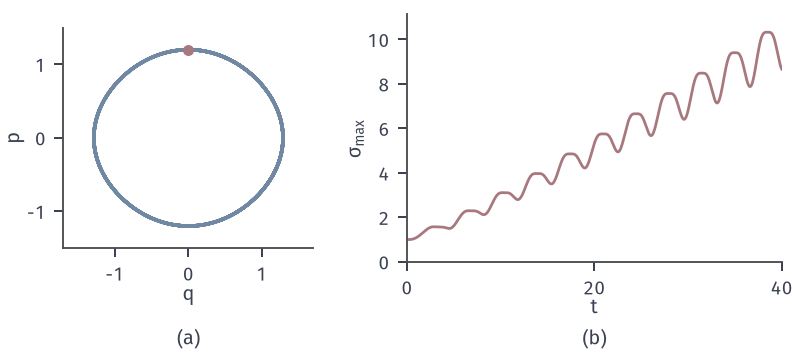

Recreate this plot in Python.
from pathlib import Path
import sys
sys.path.insert(0, str(Path(__file__).resolve().parents[1]/"odesens-common"))
from common import *
HERE = Path(__file__).resolve().parent
# 目标：无阻尼摆 q'=p, p'=-sin q，沿周期轨道的初值 Jacobian 最大奇异值随 t 增长，轨迹却有界。
fig, axes = figure(width_mm=112, height_mm=50, ncols=2, gridspec_kw={'width_ratios': [1, 1.5]})
panel(fig, .08, .985, .96, .26, .3)
def F(t, z):
    q, p, a, b, c, d = z
    return np.array([p, -np.sin(q), c, d, -np.cos(q)*a, -np.cos(q)*b])
ts = np.linspace(0, 40, 8001); Z = rk4(F, [0., 1.2, 1., 0., 0., 1.], ts)
ax = axes[0]; ax.plot(Z[:, 0], Z[:, 1], color=BLUE, lw=1.4); ax.plot([0], [1.2], 'o', ms=4.4, color=RED, mew=0, zorder=5)
ax.set_aspect('equal'); ax.set_xlim(-1.7, 1.7); ax.set_ylim(-1.5, 1.5); ax.set_xticks([-1, 0, 1]); ax.set_yticks([-1, 0, 1]); ax.set_xlabel('$q$', labelpad=0); ax.set_ylabel('$p$', labelpad=1)
s = np.array([np.linalg.svd(np.array([[a, b], [c, d]]), compute_uv=False)[0] for a, b, c, d in Z[:, 2:]])
ax = axes[1]; ax.plot(ts, s, color=RED, lw=1.1); ax.set_xlim(0, 40); ax.set_ylim(0, s.max()*1.08); ax.set_xticks([0, 20, 40]); ax.set_xlabel('$t$', labelpad=0); ax.set_ylabel('$\\sigma_{\\max}$', labelpad=1)
tags(fig, axes)
print('smax', s[-1], s.max(), 'det dev', abs(Z[-1,2]*Z[-1,5]-Z[-1,3]*Z[-1,4]-1))
save(fig, HERE, 'figure', {'field': 'pendulum', 'z0': [0, 1.2], 'T': 40})
